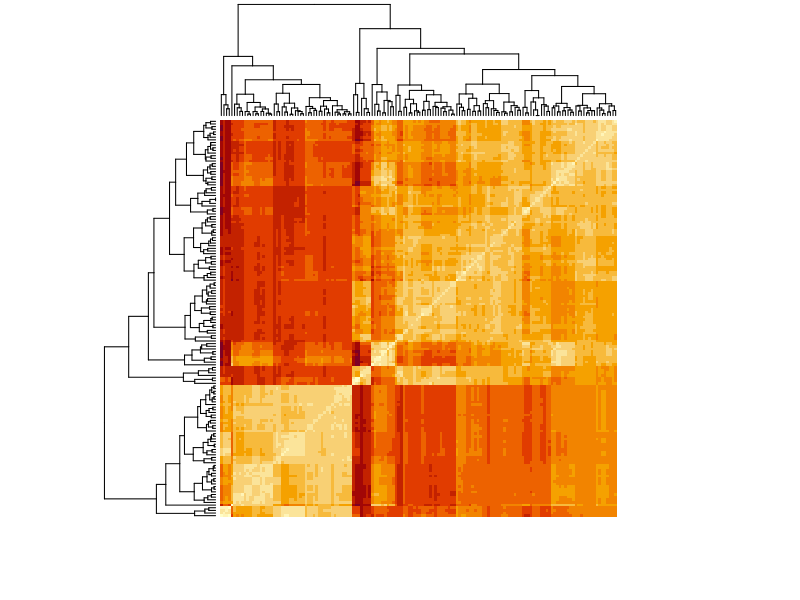
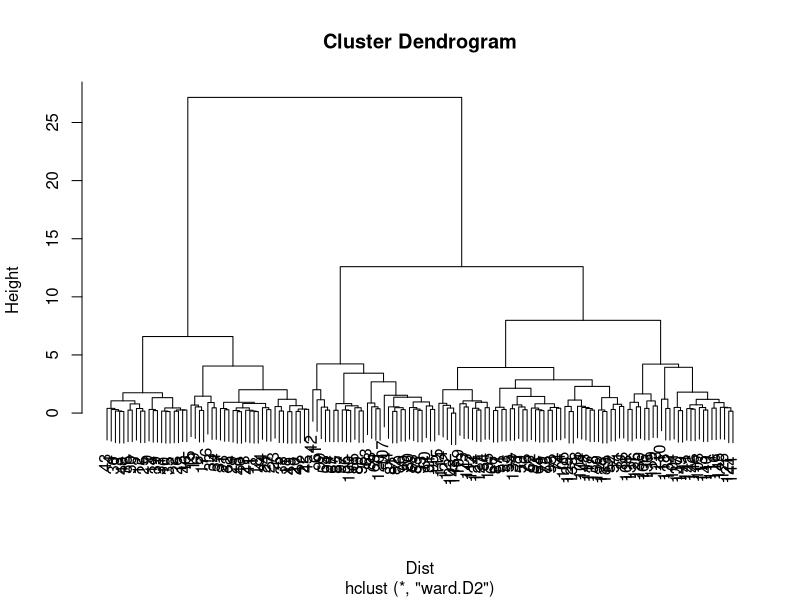
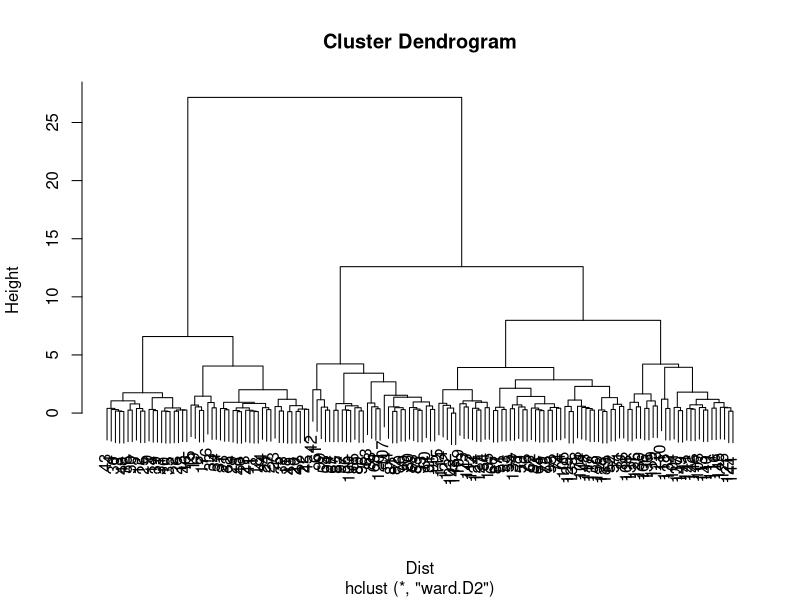
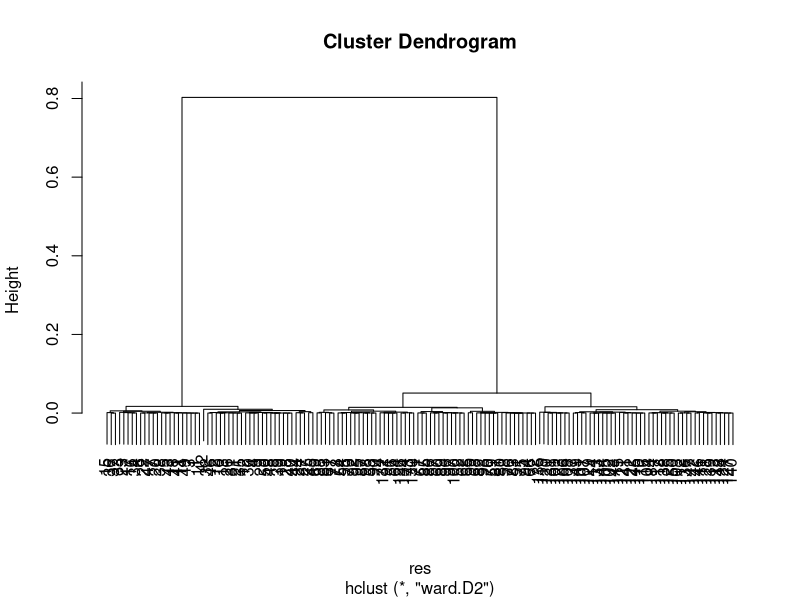

These figures' R source, in order: (Note: this script raises an error after producing the figures.)
# chapter 8

# 8.1 数据挖掘的一般流程

# 8.2 聚类

# 8.2.1 层次聚类
## 层次聚类也成为系统聚类，先把每个样本都单独作为一类，然后根据距离进行合并，直到所有的样本都合并为一类；
## 聚类首先要清晰的定义样本之间的距离关系，计算类间距离的常用方法有以下六种：
## 最短距离法、最长距离法、类平均法、重心法、中间距离法、离差平方和法
## 用stats包中的hclust函数，该函数重要的参数包括：样本间的距离矩阵和计算类间距离的方法

## 用iris数据集，取前四个变量，标准化之后计算欧式距离矩阵：
data <- iris[,-5]
means <- sapply(data, mean)
SD <- sapply(data, sd)
dataScale <- scale(data, center = means, scale = SD)
Dist <- dist(dataScale, method = "euclidean")

## 根据矩阵绘制热图
heatmap(as.matrix(Dist), labRow = F, labCol = F)

## 使用hclust函数建立聚类模型
clustemodel <- hclust(Dist, method = "ward.D2")
result <- cutree(clustemodel, k = 3)  #用cutree函数提取每个样本所属的类别
table(iris[, 5], result)  #观察聚类结果与真实分类的差别
plot(clustemodel)  #绘制聚类树图

## 层次聚类的优缺点：
##（1）优点：基于距离矩阵进行聚类，不需要原始数据；可用于不同形状的聚类；聚类前无需确定聚类个数
##（2）缺点：对异常点比较敏感，适用于较小规模的数据，不适合处理较大数据集

## 如果样本量很大，可以使用快速层次聚类fastcluster包
require("fastcluster")
clustemodel2 <- hclust(Dist, method = "ward.D2")
result <- cutree(clustemodel2, k = 3)  #用cutree函数提取每个样本所属的类别
table(iris[, 5], result)  #观察聚类结果与真实分类的差别
plot(clustemodel2)  #绘制聚类树图

## 聚类的关键是距离计算方法的选择，主要有：欧式距离\曼哈顿记录\两项距离\闵可夫斯基距离\相关系数\夹角余弦\马氏距离……
## 必要时，还要考虑标准化和转换，也可以自定义距离矩阵

## 一些特别的距离要加载proxy包，如余弦距离
require("proxy")
res <- dist(data, method = "cosine")
clustemodel3 <- hclust(res, method = "ward.D2")
result <- cutree(clustemodel3, k = 3)  #用cutree函数提取每个样本所属的类别
table(iris[, 5], result)  #观察聚类结果与真实分类的差别
plot(clustemodel3)  #绘制聚类树图
## 用夹角余弦定义距离矩阵的聚类效果明显变好！！

## 对于二分类变量，可采用杰卡德(Jaccard)方法计算他们之间的距离
x <- c(0, 0, 1, 1, 1, 1)
y <- c(1, 0, 1, 1, 0, 1)
dist(rbind(x, y), method = "Jaccard")

## 如果要处理多个取值的分类变量，可以转成多个二分类变量，方法与因子变量转成哑变量一样

## 如果是分类变量和数值变量混合在一起，可以先用离差计算单个特征的距离，再进行合并计算
x <- c(0, 0, 1.2, 1, 0.5, 1, NA)
y <- c(1, 0, 2.3, 1, 0.9, 1, 1)
d <- abs(x - y)
dist <- sum(d[!is.na(d)])/6
dist


# 8.2.2 K均值聚类

## K均值聚类又称为动态聚类，需要先确定聚类的个数，主要参数有：数据对象\聚类个数\取随机初始中心的次数(默认为1)
clusteModel <- kmeans(dataScale, centers = 3, nstart = 10)
class(clusteModel)
table(iris$Species, clusteModel$cluster)

## kmeans函数默认采用欧氏距离，如果要使用其他距离计算方法，则使用cluster包的pam函数，配合proxy包来计算
require("proxy")
require("cluster")
clusteModel2 <- pam(dataScale, k = 3, metric = "Mahalanobis")
clusteModel2$medoids
table(iris$Species, clusteModel2$clustering)

## 轮廓系数图和主成分散点图观察聚类效果
par(mfcol = c(1, 2))
plot(clusteModel2, which.plots = 2, main = "")
plot(clusteModel2, which.plots = 1, main = "")

## kmeans与pam的区别：kmeans的中心点是虚的，pam的中心点是真实的样本点；
## K均值聚类最初的类中心是随机选择的，这样可能会形成较差的聚类结果，如何改进使效果更好呢？方法有很多：
##（1）增加取随机初始中心的次数，nstart,如取值为10,20……
##（2）多做几次聚类；
##（3）先抽样，使用层次聚类确定初始的类中心
##（4）先聚成多个类，如10个，然后手工合并
##（5）采用两分法K均值聚类

## 如何确定合理的聚类个数K？
##（1）根据业务知识来确定
##（2）先用层次聚类来决定个数
##（3）对原始数据进行变换，如降维后再实施聚类
##（4）尝试多次聚类
##（5）根据聚类效果调整，如观察轮廓系数图
##（6）fpc包kmeansruns函数来自动探测最佳的聚类数
require("fpc")
pka <- kmeansruns(iris[, 1:4], krange = 2:6, critout = TRUE, runs = 2,criterion = "asw")
## K均值聚类的优缺点和注意事项：
##（1）优点：快速简单
##（2）缺点：不合适非球形数据

## cluster扩展包中其他聚类函数：agnes—凝聚层次聚类；diana—划分层次聚类；fanny—模糊聚类

# 8.2.3 基于密度的聚类
## K均值聚类不适用于非球形的聚类，对于非球形聚类，我们需要用基于密度的聚类，常用的是DBSCAN方法
x1 <- seq(0, pi, length.out = 100)
y1 <- sin(x1) + 0.1 * rnorm(100)
x2 <- 1.5 + seq(0, pi, length.out = 100)
y2 <- cos(x2) + 0.1 * rnorm(100)
data <- data.frame(c(x1, x2),c(y1, y2))
names(data) <- c("x", "y")
model1 <- kmeans(data,centers = 2,nstart = 10)
require(ggplot2)
ggplot(data, aes(x, y)) + geom_point(color = model1$cluster)
## 从聚类的结果可以看出，数据其实有很明显的分布特征，但是K均值聚类不能识别这种特征

## 用基于密度的聚类来做
require(fpc)
model2 <- dbscan(data, eps = 0.3, MinPts = 4)   #关键在于设置合理的eps和MinPts这两个参数
ggplot(data, aes(x, y)) + geom_point(color = model2$cluster)

# 8.2.4 自组织映射
##自组织映射SOM不仅是一种聚类技术，也是一种降维可视化技术
require(kohonen)
data <- as.matrix(iris[, -5])
somModel <- som(data, grid = somgrid(15, 10, "hexagonal"))
par(mfcol = c(1, 1))
plot(somModel, ncolors = 10, type = "dist.neighbours")

## 将原本的类别信息添加到图中
irisclass <- as.numeric(iris[, 5])
plot(somModel, type = "mapping", labels = irisclass, col = irisclass + 3, main = "mapping plot")

# 8.3 分类
set.seed(1)
require("mlbench")
data(PimaIndiansDiabetes2)
data <- PimaIndiansDiabetes2
require("caret")
preprocvalues <- preProcess(data[, -9])
